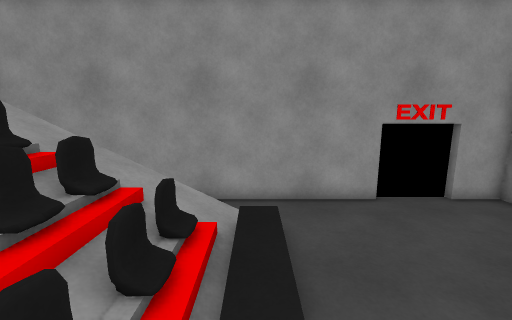
View 1 (above)

12 first-person views from a walk through a 3-D level made in the Unity game engine. The camera is 1.3 m above the floor, tilts 10° down and sees 90° across. The floor is counted in squares, 0.5 m on a side. Each view is taken from the middle of a square. On the plan, view 1 faces up. The plan holds only what a view shows up to about 18 squares ahead; the rest is blank. The player is left out. Surface patterns are stand-ins for the level's own textures.

View 2
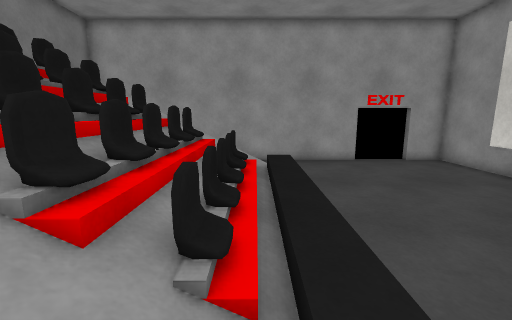

View 3
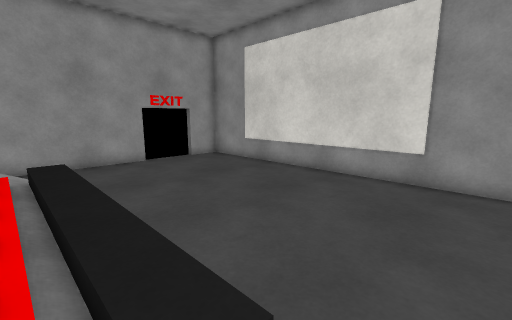

View 4
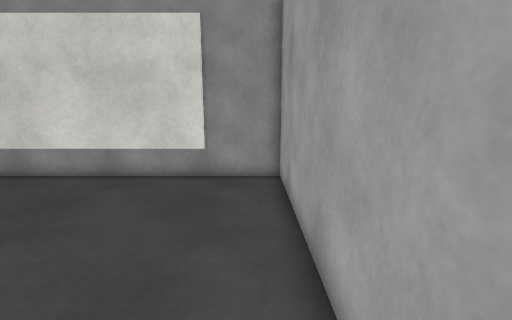

View 5
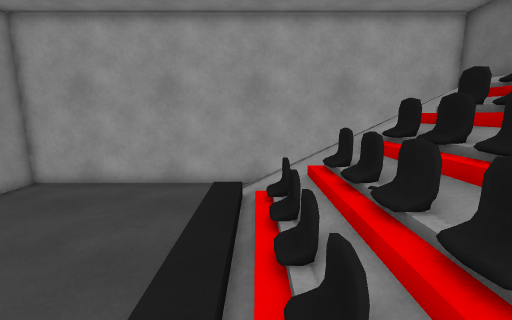

View 6
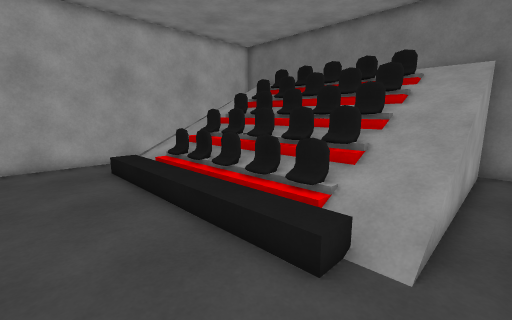

View 7
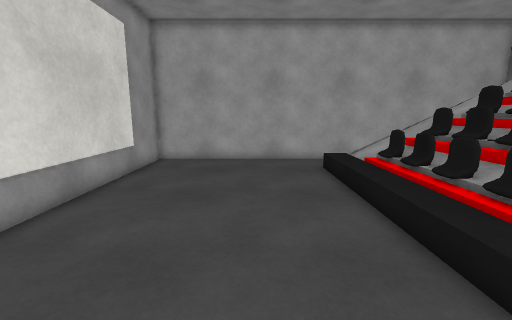

View 8
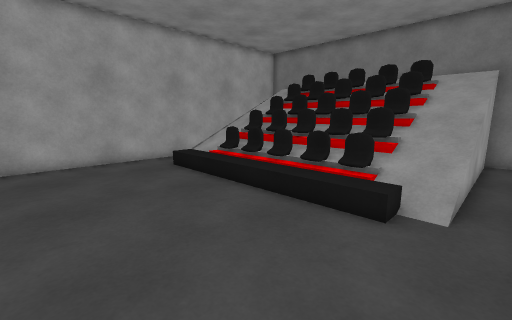

View 9
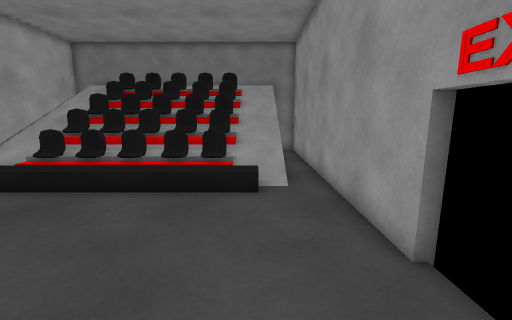

View 10
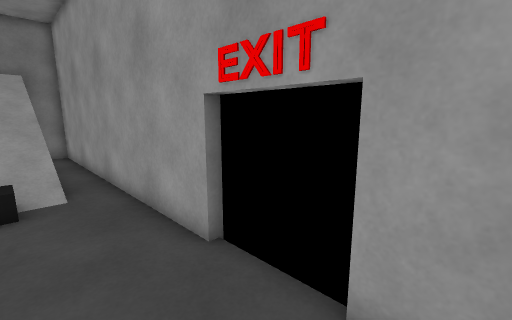

View 11
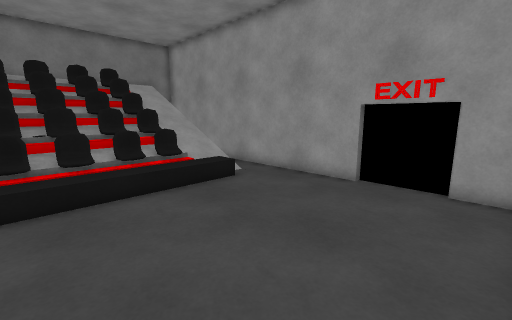

View 12
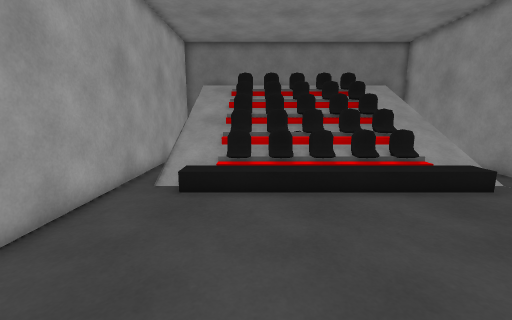

### Floor plan
Key: @ floor where view 1 was taken; # wall or solid block; . main floor; : floor 0.25 m higher than the main floor; + floor 0.75 m higher than the main floor; * floor 1 m higher than the main floor; % floor 1.25 m higher than the main floor; & floor 1.75 m higher than the main floor; / step, stairs or slope; = window, fence, low wall or low ledge.
Columns run from 10 left of view 1 to 10 right of it. Each row starts with its distance up from view 1.
 10 #####################
  9 #...................#
  8 #####===///.........#
  7 ##&////////.........#
  6  #//%/+///:.........#
  5  ##=%%=///:.........#
  4  ###%%////:.........#
  3  ###%*////:.........#
  2    #=%////:.........#
  1    #%*////:.........#
  0    #%%////@.........#
 -1  ###%==///:.........#
 -2  ###%##/=/:.........#
 -3   &//////.:.........#
 -4   &//////...........#
 -5      ////...........#
 -6   ###################

Where each view was taken, in squares from view 1:
view 1: 0 up, 0 right, facing up
view 2: 5 down, 1 left, facing up
view 3: 5 down, 1 left, facing up-right
view 4: 5 down, 1 left, facing right
view 5: 6 up, 1 left, facing down
view 6: 9 up, 4 right, facing down-left
view 7: 9 up, 4 right, facing down
view 8: 9 up, 7 right, facing down-left
view 9: 7 up, 9 right, facing left
view 10: 7 up, 9 right, facing up-left
view 11: 0 up, 9 right, facing up-left
view 12: 1 down, 9 right, facing left
